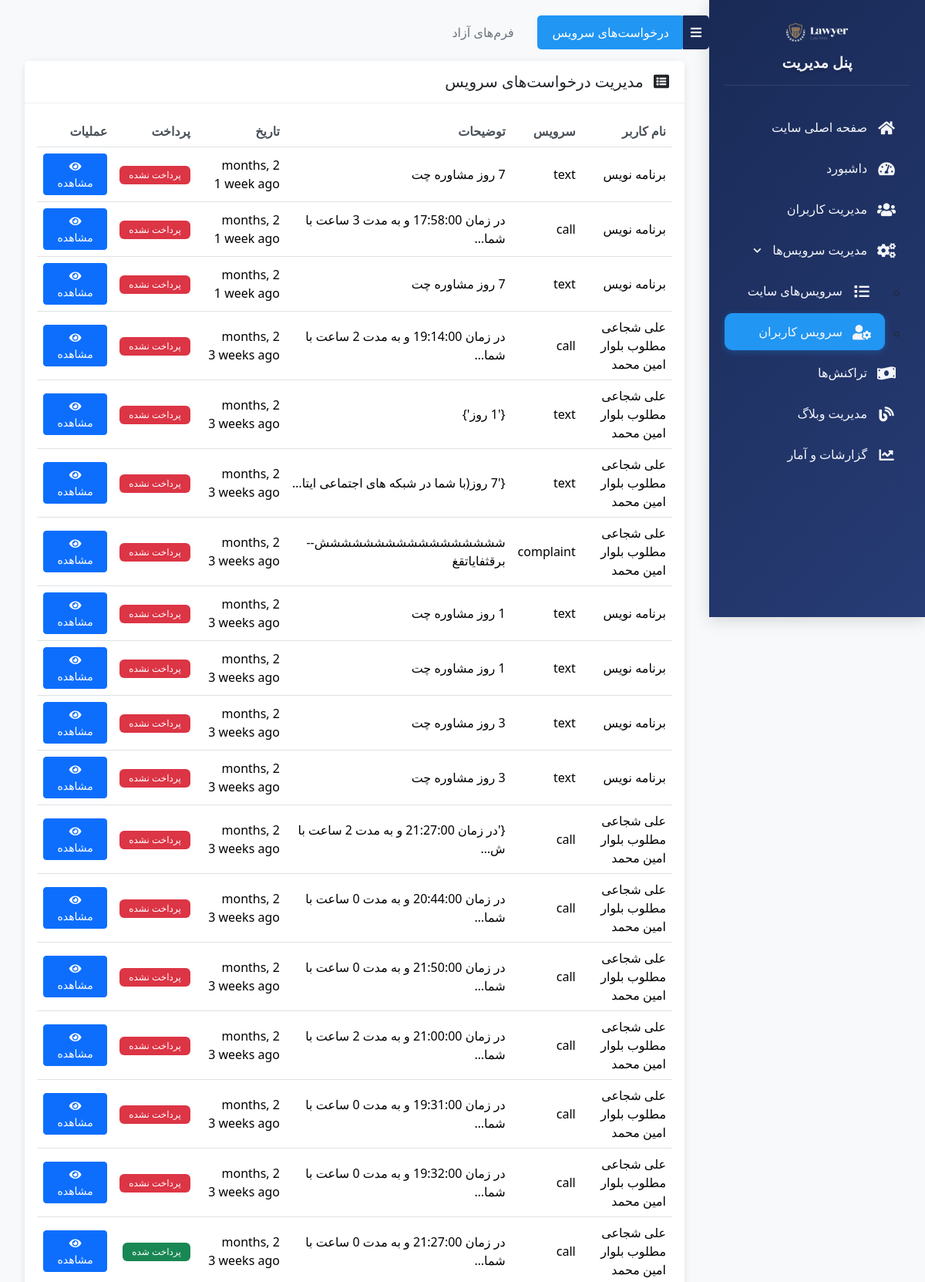
The page /adminpanel/admin-user-services/ (signed in, upper part) on the database its author committed.
### service/models.py (models this page shows)
class UserServiceRequest(models.Model):
    user = models.ForeignKey(Client, on_delete=models.CASCADE)
    service = models.ForeignKey(Service, on_delete=models.CASCADE)
    start_date = models.DateTimeField()
    end_date = models.DateTimeField()
    title = models.CharField(max_length=500,null=True,blank=True)
    description = models.TextField(null=True, blank=True)
    is_active = models.BooleanField(default=True)
    is_accepted = models.BooleanField(default=False)
    is_paid = models.BooleanField(default=False)
    created_at = models.DateTimeField(default=timezone.now)
    attachment = models.FileField(upload_to='service_attachments/', null=True, blank=True,
                                validators=[FileExtensionValidator(allowed_extensions=['jpg', 'jpeg', 'png', 'pdf', 'doc', 'docx','zip'])])  # حداکثر حجم 50 مگابایت

class Service(models.Model):
    SERVICE_CHOICES = [
        ('call', 'تماس تلفنی'),
        ('text', 'پیام متنی'),
        ('complaint', 'تنظیم شکایت'),
        ('ekhtesasi', 'اختصاصی'),
    ]
    name = models.CharField(max_length=20, choices=SERVICE_CHOICES)
    price = models.IntegerField()

### users/models.py (models this page shows)
class Client(AbstractUser):
    name = models.CharField(max_length=120, null=True, blank=True)
    username = models.CharField(max_length=11, unique=True)
    is_questioned = models.BooleanField(default=False)
    otp = models.IntegerField(null=True, blank=True)
    timestamp = models.DateTimeField(default=now)
    USERNAME_FIELD = 'username'
    REQUIRED_FIELDS = []

### users/admin/admin_panel.py (the view)
# urls.py: path('admin-user-services/', admin_user_services, name='admin_user_services'),
@login_required
@user_passes_test(is_admin)
def admin_user_services(request):
    user_services = UserServiceRequest.objects.all().order_by('-created_at')
    free_form_requests = FreeForm.objects.all().order_by('-created_at')
    context = {
        'user_services': user_services,
        'free_form_requests': free_form_requests,
    }
    return render(request, 'users/admin_user_services.html', context)

### users/admin/admin_panel.py (called while the page is built)
def is_admin(user):
    return user.is_superuser or user.is_staff

### users/templates/users/admin_user_services.html (shortened to what this page needs)
{% load humanize static %}
<!DOCTYPE html>
<html lang="fa" dir="rtl">
<head>
    <link href="https://cdn.jsdelivr.net/npm/bootstrap@5.3.3/dist/css/bootstrap.rtl.min.css" rel="stylesheet">
    <link rel="stylesheet" href="https://cdnjs.cloudflare.com/ajax/libs/font-awesome/5.15.4/css/all.min.css">
</head>
<body>
    <div class="container-fluid">
        <div class="main-layout">
            {% include 'users/admin_sidebar.html' %}
            <div class="main-content">
                <ul class="nav nav-tabs mb-3" id="requestTabs" role="tablist">
                    <li class="nav-item" role="presentation">
                        <button class="nav-link active" id="services-tab" data-bs-toggle="tab"
                            data-bs-target="#services" type="button" role="tab">درخواست‌های سرویس</button>
                    </li>
                    <li class="nav-item" role="presentation">
                        <button class="nav-link" id="forms-tab" data-bs-toggle="tab" data-bs-target="#forms"
                            type="button" role="tab">فرم‌های آزاد</button>
                    </li>
                </ul>
                <div class="tab-content" id="requestTabsContent">
                    <div class="tab-pane fade show active" id="services" role="tabpanel">
                        <div class="card">
                            <div class="card-header">
                                <h5 class="mb-0">
                                    <i class="fas fa-list-alt me-2"></i>
                                    مدیریت درخواست‌های سرویس
                                </h5>
                            </div>
                            <div class="card-body">
                                <div class="table-responsive">
                                    <table class="table align-middle">
                                        <thead>
                                            <tr>
                                                <th>نام کاربر</th>
                                                <th>سرویس</th>
                                                <th class="d-none d-md-table-cell">توضیحات</th>
                                                <th>تاریخ</th>
                                                <th>پرداخت</th>
                                                <th>عملیات</th>
                                            </tr>
                                        </thead>
                                        <tbody>
                                            {% for service in user_services %}
                                            <tr>
                                                <td>{{ service.user.get_full_name }}</td>
                                                <td>{{ service.service.name }}</td>
                                                <td class="d-none d-md-table-cell">{{ service.description|truncatechars:40 }}</td>
                                                <td>{{ service.created_at|naturaltime }}</td>
                                                <td>
                                                    {% if service.is_paid %}
                                                    <span class="badge bg-success">پرداخت شده</span>
                                                    {% else %}
                                                    <span class="badge bg-danger">پرداخت نشده</span>
                                                    {% endif %}
                                                </td>
                                                <td>
                                                    <button class="btn btn-sm btn-primary" data-bs-toggle="modal"
                                                        data-bs-target="#serviceModal{{ service.id }}">
                                                        <i class="fas fa-eye"></i>
                                                        <span class="d-none d-md-inline"> مشاهده</span>
                                                    </button>
                                                </td>
                                            </tr>
                                            {% endfor %}
                                        </tbody>
                                    </table>
                                </div>
                            </div>
                        </div>
                    </div>
                </div>
            </div>
        </div>
</body>
</html>

### users/templates/users/admin_user_services.html (style rules this page uses)
body { background-color: #f8f9fa; min-height: 100vh; margin: 0; padding: 0; }
.main-content { margin-right: 280px; padding: 2rem; min-height: 100vh; transition: margin-right 0.3s ease; }
.card { border: none; border-radius: 10px; box-shadow: 0 2px 10px rgba(0, 0, 0, 0.1); margin-bottom: 20px; }
.card-header { background-color: #fff; border-bottom: 1px solid #eee; padding: 15px 20px; border-radius: 10px 10px 0 0; }
.nav-tabs { border: none; margin-bottom: 20px; }
.nav-tabs .nav-link { border: none; color: #6c757d; padding: 10px 20px; border-radius: 5px; margin-left: 10px; transition: all 0.3s ease; }
.nav-tabs .nav-link.active { color: #fff; background-color: #2196f3; }
.table { margin-bottom: 0; }
.table th { border-top: none; font-weight: 600; color: #495057; }
.btn-sm { padding: 5px 15px; font-size: 0.875rem; }

### users/templates/users/admin_sidebar.html (style rules this page uses)
:root { --sidebar-width: 280px; --sidebar-collapsed-width: 70px; }
.main-content { margin-right: var(--sidebar-width); padding: 20px; transition: margin-right 0.3s ease; }

### rows shown on the page
UserServiceRequest: user.get_full_name "برنامه نویس", service.name "text", description "7 روز مشاوره چت", created_at "2 months, 1 week ago", is_paid "پرداخت نشده"
UserServiceRequest: user.get_full_name "برنامه نویس", service.name "call", description "در زمان 17:58:00 و به مدت 3 ساعت با شما…", created_at "2 months, 1 week ago", is_paid "پرداخت نشده"
UserServiceRequest: user.get_full_name "برنامه نویس", service.name "text", description "7 روز مشاوره چت", created_at "2 months, 1 week ago", is_paid "پرداخت نشده"
UserServiceRequest: user.get_full_name "علی شجاعی مطلوب بلوار امین محمد", service.name "call", description "در زمان 19:14:00 و به مدت 2 ساعت با شما…", created_at "2 months, 3 weeks ago", is_paid "پرداخت نشده"
UserServiceRequest: user.get_full_name "علی شجاعی مطلوب بلوار امین محمد", service.name "text", description "{'1 روز'}", created_at "2 months, 3 weeks ago", is_paid "پرداخت نشده"
UserServiceRequest: user.get_full_name "علی شجاعی مطلوب بلوار امین محمد", service.name "text", description "{'7 روز(با شما در شبکه های اجتماعی ایتا…", created_at "2 months, 3 weeks ago", is_paid "پرداخت نشده"
UserServiceRequest: user.get_full_name "علی شجاعی مطلوب بلوار امین محمد", service.name "complaint", description "ششششششششششششششششش--برقثفایاتقغ", created_at "2 months, 3 weeks ago", is_paid "پرداخت نشده"
UserServiceRequest: user.get_full_name "برنامه نویس", service.name "text", description "1 روز مشاوره چت", created_at "2 months, 3 weeks ago", is_paid "پرداخت نشده"
UserServiceRequest: user.get_full_name "برنامه نویس", service.name "text", description "1 روز مشاوره چت", created_at "2 months, 3 weeks ago", is_paid "پرداخت نشده"
UserServiceRequest: user.get_full_name "برنامه نویس", service.name "text", description "3 روز مشاوره چت", created_at "2 months, 3 weeks ago", is_paid "پرداخت نشده"
UserServiceRequest: user.get_full_name "برنامه نویس", service.name "text", description "3 روز مشاوره چت", created_at "2 months, 3 weeks ago", is_paid "پرداخت نشده"
UserServiceRequest: user.get_full_name "علی شجاعی مطلوب بلوار امین محمد", service.name "call", description "{'در زمان 21:27:00 و به مدت 2 ساعت با ش…", created_at "2 months, 3 weeks ago", is_paid "پرداخت نشده"
UserServiceRequest: user.get_full_name "علی شجاعی مطلوب بلوار امین محمد", service.name "call", description "در زمان 20:44:00 و به مدت 0 ساعت با شما…", created_at "2 months, 3 weeks ago", is_paid "پرداخت نشده"
UserServiceRequest: user.get_full_name "علی شجاعی مطلوب بلوار امین محمد", service.name "call", description "در زمان 21:50:00 و به مدت 0 ساعت با شما…", created_at "2 months, 3 weeks ago", is_paid "پرداخت نشده"
UserServiceRequest: user.get_full_name "علی شجاعی مطلوب بلوار امین محمد", service.name "call", description "در زمان 21:00:00 و به مدت 2 ساعت با شما…", created_at "2 months, 3 weeks ago", is_paid "پرداخت نشده"
UserServiceRequest: user.get_full_name "علی شجاعی مطلوب بلوار امین محمد", service.name "call", description "در زمان 19:31:00 و به مدت 0 ساعت با شما…", created_at "2 months, 3 weeks ago", is_paid "پرداخت نشده"
UserServiceRequest: user.get_full_name "علی شجاعی مطلوب بلوار امین محمد", service.name "call", description "در زمان 19:32:00 و به مدت 0 ساعت با شما…", created_at "2 months, 3 weeks ago", is_paid "پرداخت نشده"
UserServiceRequest: user.get_full_name "علی شجاعی مطلوب بلوار امین محمد", service.name "call", description "در زمان 21:27:00 و به مدت 0 ساعت با شما…", created_at "2 months, 3 weeks ago", is_paid "پرداخت شده"
